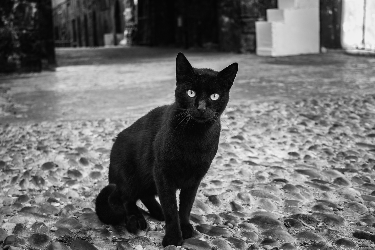
#> input picture dados/cat.tiff, 375 x 250 px
$ jupyter execute '1 - Limiarização.ipynb'
#> lines starting #> are read from the running program, lines starting #| are printed output that depends on the picture; after the words box and inside, x2 and y2 are one past the last pixel; in counts of white or black regions, pixels touching at a corner belong together; long printed decimals are rounded
# Limiarização de imagens

[cell 1]
import matplotlib.pyplot as plt
import numpy as np

img = plt.imread("../../dados/cat.tiff")
#> img is the input picture: shape (250, 375); min 0, max 243, mean 107.1
plt.imshow(img, "gray")

[cell 2]
_ = plt.hist(img.ravel(), range(257))
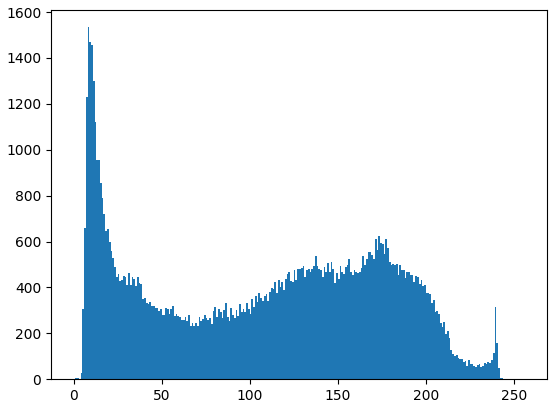
#> figure drawn by matplotlib, 1 panel; tallest bar 1534 high, from x = 8 to 9

## 1. Limiarização simples

Vamos tentar segmentar o gato da imagem acima. Primeiro, utilizaremos um método simples de médias sucessivas.

[cell 3]
def simple_threshold(img):
    """Estima limiar através do cálculo das médias de intensidade dos pixels
       background e foreground"""

    num_rows, num_cols = img.shape
#> num_rows = 250; num_cols = 375
    threshold = np.mean(img)
#> threshold = 107.1
    has_finished = False
    while not has_finished:
        print(threshold)

        # Gera imagem binária conforme o valor é mario ou menor que o limiar
        img_bin = img > threshold
        # Calcula as médias de intensidade dos pixels background e foreground
        # ~img_bin é a negação de img_bin, ou seja, os pixels que são background
        mean_back = np.mean(img[img_bin])
        mean_fore = np.mean(img[~img_bin])

        prev_threshold = threshold
        threshold = (mean_back+mean_fore)/2
        if np.abs(threshold-prev_threshold)<1e-6:
            has_finished = True
#> this loop made 6 passes
#> (mean_back, mean_fore, prev_threshold, threshold) on passes 1 to 6: (162.5, 43.59, 107.1, 103), (160.9, 41.54, 103, 101.2), (160.2, 40.55, 101.2, 100.4), (159.8, 40.04, 100.4, 99.91), (159.5, 39.62, 99.91, 99.54), (159.5, 39.62, 99.54, 99.54)
#| 107.110
#| 103.038
#| 101.234
#| 100.361
#| 99.910
#| 99.539
#> pass 1, in simple_threshold, `img_bin = img > threshold`:
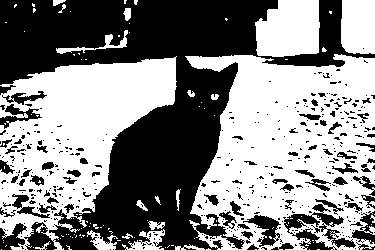
#> img_bin: shape (250, 375) bool; 53.4% white; 419 black regions (349 under 20 px), largest, box (x1, y1, x2, y2) and area: (0, 0, 375, 250) 35625, (283, 204, 356, 250) 1234, (243, 215, 281, 247) 511
#> pass 2, in simple_threshold, `img_bin = img > threshold`:
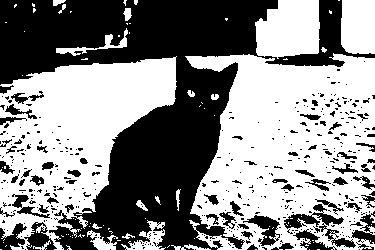
#> img_bin: shape (250, 375) bool; 54.9% white; 426 black regions (362 under 20 px), largest, box (x1, y1, x2, y2) and area: (0, 0, 375, 250) 34719, (284, 204, 356, 248) 810, (243, 215, 280, 246) 483
#> pass 3, in simple_threshold, `img_bin = img > threshold`:
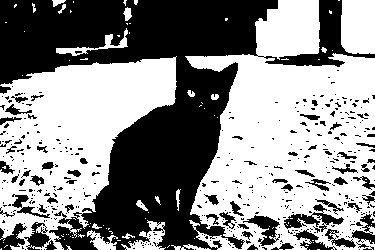
#> img_bin: shape (250, 375) bool; 55.6% white; 414 black regions (350 under 20 px), largest, box (x1, y1, x2, y2) and area: (0, 0, 375, 250) 34512, (284, 204, 344, 232) 578, (243, 215, 280, 246) 471

    return threshold

[cell 4]
thresh = simple_threshold(img)
#> thresh = 99.54
print(f"Threshold escolhido: {thresh}")
#| Threshold escolhido: 99.539
binary_image = img>=thresh
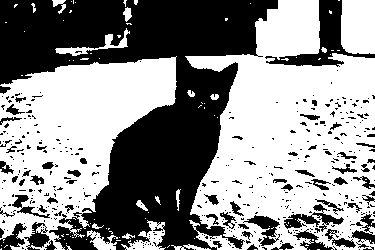
#> binary_image: shape (250, 375) bool; 56.3% white; 407 black regions (342 under 20 px), largest, box (x1, y1, x2, y2) and area: (0, 0, 278, 250) 32337, (265, 0, 375, 67) 1905, (284, 204, 344, 232) 568
plt.imshow(binary_image, "gray")

## 2. Limiarização de Otsu

A limiarização de Otsu consiste em encontrar o limiar tal que o valor de

\begin{equation}
\sigma_I^2=P_B(m_B-m_G)^2+P_F(m_F-m_G)^2
\end{equation}

seja máximo.

[cell 5]
def threshold_otsu_naive(img):
    """Calcula o limiar de Otsu de forma ineficiente, mas simples de ser entendida"""

    num_pixels = img.shape[0]*img.shape[1]   # Número de pixels na imagem
#> num_pixels = 93750
    m_g = np.sum(img)/num_pixels             # Intensidade média
#> m_g = 107.1

    max_sigma = -1
    # Para cada limiar possível
    for threshold in range(0, 256):

        img_bin = img > threshold

        num_fore = img_bin.sum()  # Número de pixels foreground
        num_back = num_pixels - num_fore  # Número de pixels background

        # Trata o caso especial em que todos os pixels são foreground ou background
        if num_back==0 or num_fore==0:
            continue

        m_fore = np.mean(img[img_bin])  # Média de intensidade dos pixels foreground
        m_back = np.mean(img[~img_bin])  # Média de intensidade dos pixels background

        p_back = num_back/num_pixels  # Fração de pixels background
        p_fore = num_fore/num_pixels  # Fração de pixels foreground

        sigma = p_back*(m_back-m_g)**2 + p_fore*(m_fore-m_g)**2

        if sigma > max_sigma:
            max_sigma = sigma
            best_threshold = threshold
#> this loop made 256 passes
#> (num_fore, num_back, m_fore, m_back, p_back, p_fore, sigma, max_sigma) on passes 1 to 12: (93748, 2, 107.1, 0, 2.13e-05, 1, 0.245, 0.245), (93744, 6, 107.1, 0.667, 6.4e-05, 1, 0.725, 0.725), (93738, 12, 107.1, 1.33, 0.000128, 1, 1.43, 1.43), (93736, 14, 107.1, 1.57, 0.000149, 1, 1.66, 1.66), (93709, 41, 107.2, 3.17, 0.000437, 1, 4.73, 4.73), (93401, 349, 107.5, 4.79, 0.00372, 0.996, 39.12, 39.12), (92743, 1007, 108.2, 5.58, 0.0107, 0.989, 111.9, 111.9), (91513, 2237, 109.6, 6.36, 0.0239, 0.976, 248.1, 248.1), (89979, 3771, 111.3, 7.03, 0.0402, 0.96, 419.8, 419.8), (88509, 5241, 113, 7.58, 0.0559, 0.944, 586.6, 586.6), (87054, 6696, 114.7, 8.11, 0.0714, 0.929, 753.9, 753.9), (85753, 7997, 116.3, 8.58, 0.0853, 0.915, 905.4, 905.4)
#> (num_fore, num_back, m_fore, m_back, p_back, p_fore, sigma) on pass 84: (57519, 36231, 153.9, 32.84, 0.386, 0.614, 3474.6)
#> pass 1, in threshold_otsu_naive, `img_bin = img > threshold`:
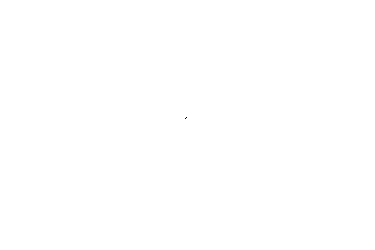
#> img_bin: shape (250, 375) bool; 100% white; black in thin lines or dots, all inside (x1, y1, x2, y2) = (185, 117, 187, 119)

    return best_threshold

thresh = threshold_otsu_naive(img)
print(f"Threshold escolhido: {thresh}")
#| Threshold escolhido: 99

O valor ótimo de sigma pode ser calculado de forma muito mais eficiente utilizando o histograma da imagem:

[cell 6]
def threshold_otsu(img):
    """Calcula o limiar de Otsu utilizando o histograma da imagem"""

    bins = range(0, 257)
    hist, _ = np.histogram(img, bins)

    num_pixels = img.shape[0]*img.shape[1]
    sum_img = np.sum(img)
    m_g = sum_img/num_pixels
    max_sigma = -1

    sum_back = 0
    num_back = 0
    for threshold in range(0, 256):
        num_back = num_back + hist[threshold]  # Número de pixels com valor menor que threshold
        sum_back = sum_back + threshold*hist[threshold]  # Soma dos valores de pixel background

        num_fore = num_pixels - num_back
        sum_fore = sum_img - sum_back

        if num_back == 0 or num_fore == 0:
            continue

        p_back = num_back/num_pixels
        p_fore = num_fore/num_pixels
        m_back = sum_back/num_back
        m_fore = sum_fore/num_fore

        sigma = p_back*(m_back-m_g)**2 + p_fore*(m_fore-m_g)**2

        if sigma > max_sigma:
            max_sigma = sigma
            best_threshold = threshold

    return best_threshold

thresh = threshold_otsu(img)
print(f"Threshold escolhido: {thresh}")
#| Threshold escolhido: 99
